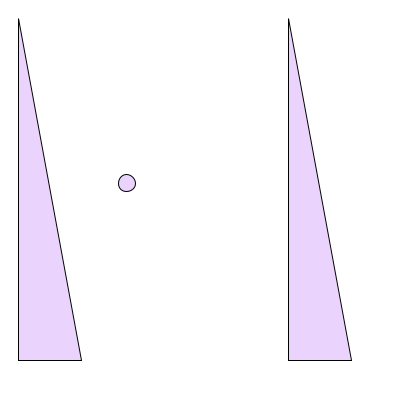
Frame 1 (no input)
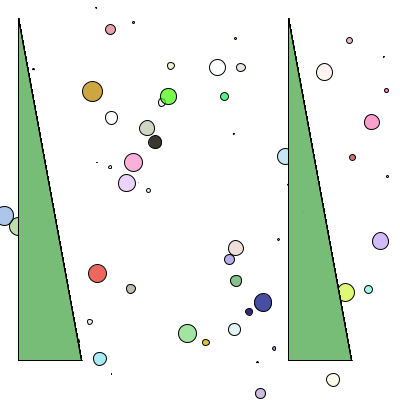
Frame 60 (the mouse pressed at the canvas centre just before this capture)
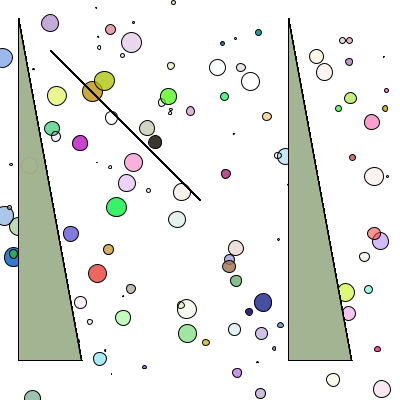
Frame 120 (the mouse held since frame 60 and released just before this capture)

The Processing sketch that drew these frames (run headless with seeded random() and noise(); from frame 60 on, the mouse is pressed at the canvas centre):

// Processing sketch: processing_159111
// ── processing_159111.pde

float r;
float g;
float b;
float a;
float diam;
float x;
float y;

int d=mouseX;
int c= mouseY;
void setup(){
  size(400,400);
  frameRate(200);
  background(255);
  smooth();
}

void draw(){
  if(mousePressed==true){
    line(mouseX,mouseY,50,50);
  }
  d=mouseX;
  c=mouseY;
  r = random(255);
  g = random(255);
  b = random(255);
  a = random(255);
  diam = random(20);
  x = random(width);
  y = random(height);
  fill(r,g,b,a);
  ellipse(x,y,diam,diam);
  triangle(18, 18, 18, 360, 81, 360);
  triangle(288, 18, 351, 360, 288, 360);
}
